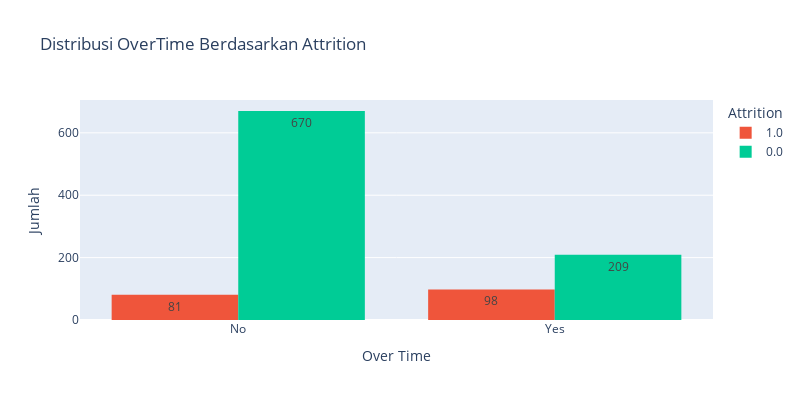

Write notebook code for a chart like this one.
### Markdown cell above
### Eksplorasi Fitur Kategorikal

### Code cell
fig = px.histogram(df, x="OverTime", color="Attrition", barmode="group", title="Distribusi OverTime Berdasarkan Attrition", height=400, width=800, text_auto=True)
fig.update_layout(xaxis_title='Over Time', yaxis_title='Jumlah')
fig.show()

### Figure 1 — Plotly figure (JSON) as saved in the notebook; plotly's stock layout.template omitted (floating-point values rounded to 4 significant figures; data arrays with more than 128 entries replaced by an {"elided": "..."} marker saying what was removed)
{"data": [{"alignmentgroup": "True", "bingroup": "x", "hovertemplate": "Attrition=1.0<br>OverTime=%{x}<br>count=%{y}<extra></extra>", "legendgroup": "1.0", "marker": {"color": "#EF553B", "pattern": {"shape": ""}}, "name": "1.0", "offsetgroup": "1.0", "orientation": "v", "showlegend": true, "texttemplate": "%{value}", "type": "histogram", "x": {"elided": "179 str values"}, "xaxis": "x", "yaxis": "y"}, {"alignmentgroup": "True", "bingroup": "x", "hovertemplate": "Attrition=0.0<br>OverTime=%{x}<br>count=%{y}<extra></extra>", "legendgroup": "0.0", "marker": {"color": "#00cc96", "pattern": {"shape": ""}}, "name": "0.0", "offsetgroup": "0.0", "orientation": "v", "showlegend": true, "texttemplate": "%{value}", "type": "histogram", "x": {"elided": "879 str values"}, "xaxis": "x", "yaxis": "y"}], "layout": {"barmode": "group", "height": 400, "legend": {"title": {"text": "Attrition"}, "tracegroupgap": 0}, "title": {"text": "Distribusi OverTime Berdasarkan Attrition"}, "width": 800, "xaxis": {"anchor": "y", "domain": [0, 1], "title": {"text": "Over Time"}}, "yaxis": {"anchor": "x", "domain": [0, 1], "title": {"text": "Jumlah"}}}}
